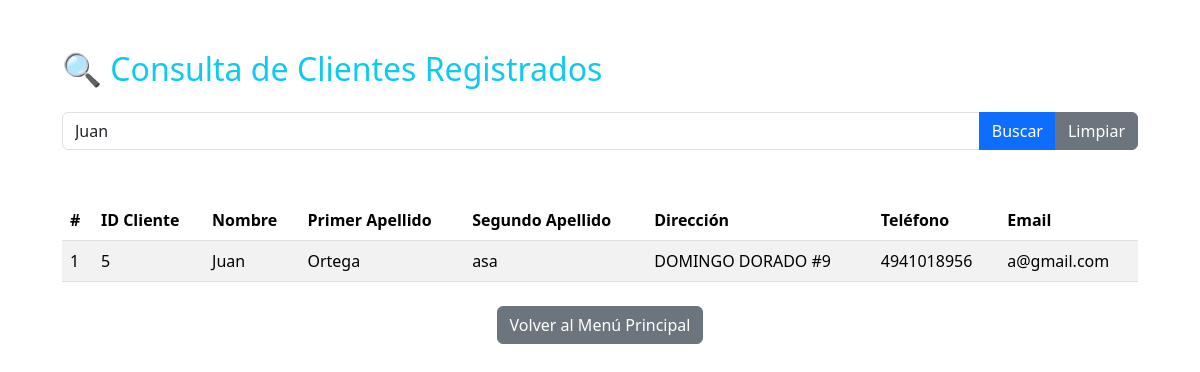
Page /0_proyecto_con_xamp/php/controllers/ABCC_Clientes/formularios/formulario_consultasCliente.php?busqueda=Juan (signed in) on the committed database.
### tables this page shows
CREATE TABLE `cliente` (
  `idCliente` int NOT NULL AUTO_INCREMENT,
  `Nombre` varchar(45) DEFAULT NULL,
  `Apellido1` varchar(45) DEFAULT NULL,
  `Apellido2` varchar(45) DEFAULT NULL,
  `Direccion` varchar(200) DEFAULT NULL,
  `Telefono` varchar(15) DEFAULT NULL,
  `Email` varchar(45) DEFAULT NULL,
  PRIMARY KEY (`idCliente`)
);

### 0_proyecto_con_xamp/php/database/conexion_bdd_autos_amistosos.php (called while the page is built, shortened)
<?php
class ConexionBDautosAmistosos {
    private static $instancia = null;
    private $conexion;
    private $host = "localhost";
    private $puerto = "3306";
    private $usuario = "dianita";
    private $password = "dianita";
    private $bd = "autos_amistosos";
    private function __construct() {
        $dsn = "mysql:host={$this->host};port={$this->puerto};dbname={$this->bd}";
        try {
            $this->conexion = new PDO($dsn, $this->usuario, $this->password);
            $this->conexion->setAttribute(PDO::ATTR_ERRMODE, PDO::ERRMODE_EXCEPTION);
        } catch (PDOException $e) {
            throw new Exception("Error en la conexión a la BD de Autos: " . $e->getMessage());
        }
    }
    public static function getInstancia(): ConexionBDautosAmistosos {
        if (self::$instancia === null) {
            self::$instancia = new self();
        }
        return self::$instancia;
    }
    public function getConexion(): PDO {
        return $this->conexion;
    }
}
?>

### 0_proyecto_con_xamp/php/controllers/ABCC_Clientes/clienteDAO.php (called while the page is built, shortened)
<?php
include_once(__DIR__ . '../../../database/conexion_bdd_autos_amistosos.php');
class ClienteDAO {
    private $conexion;
  public function __construct(){
    $instancia_singleton = ConexionBDautosAmistosos::getInstancia();
    $this->conexion = $instancia_singleton->getConexion();
}
    public function buscarClientes($termino) {
        $like_term = "%" . $termino . "%";
        $sql = "SELECT idCliente, Nombre, Apellido1, Apellido2, Direccion, Telefono, Email
                FROM Cliente
                WHERE Nombre LIKE ? OR Apellido1 LIKE ? OR Email LIKE ?";
        try {
            $stmt = $this->conexion->prepare($sql);
            $stmt->execute([$like_term, $like_term, $like_term]);
            return $stmt->fetchAll(PDO::FETCH_ASSOC);
        } catch (PDOException $e) {
            error_log("Error al buscar Clientes: " . $e->getMessage());
            return [];
        }
    }
}
?>

### 0_proyecto_con_xamp/php/controllers/ABCC_Clientes/formularios/formulario_consultasCliente.php (the view, shortened to what this page needs)
<?php
include_once('../clienteDAO.php');
$cliente_obj = new clienteDAO();
$termino_busqueda = $_GET['busqueda'] ?? '';
if (!empty($termino_busqueda)) {
    $datos = $cliente_obj->buscarClientes($termino_busqueda);
} else {
    $datos = $cliente_obj->obtenerTodos();
}
$num_filas = is_array($datos) ? count($datos) : 0;
$contador = 1;
?>
<!DOCTYPE html>
<html lang="es">
<head>
    <link href="https://cdn.jsdelivr.net/npm/bootstrap@5.3.3/dist/css/bootstrap.min.css" rel="stylesheet">
</head>
<body>
<div class="container">
    <h2 class="mb-4 text-info">🔍 Consulta de Clientes Registrados</h2>
    <form action="<?php echo htmlspecialchars($_SERVER["PHP_SELF"]); ?>" method="GET" class="mb-4">
        <div class="input-group">
            <input type="text" class="form-control" placeholder="Buscar por Nombre, Apellido o Email"
                    name="busqueda" value="<?php echo htmlspecialchars($termino_busqueda); ?>">
            <button class="btn btn-primary" type="submit">Buscar</button>
            <?php if (!empty($termino_busqueda)): ?>
                <a href="<?php echo htmlspecialchars($_SERVER["PHP_SELF"]); ?>" class="btn btn-secondary">Limpiar</a>
            <?php endif; ?>
        </div>
    </form>
    </div>
<div class="container">
    <?php
        if($num_filas == 0){
            echo "<div class='alert alert-info' role='alert'>No se encontraron registros de clientes.</div>";
        } else {
            echo '<table class="table table-striped table-hover">';
            echo '<thead>';
                echo '<tr>';
                echo '<th scope="col">#</th>';
                echo '<th scope="col">ID Cliente</th>';
                echo '<th scope="col">Nombre</th>';
                echo '<th scope="col">Primer Apellido</th>';
                echo '<th scope="col">Segundo Apellido</th>';
                echo '<th scope="col">Dirección</th>';
                echo '<th scope="col">Teléfono</th>';
                echo '<th scope="col">Email</th>';
                echo ' </tr>';
            echo '</thead>';
            echo '<tbody>';
            foreach($datos as $fila){
                printf(
                    "<tr>
                        <td> %s </td>
                        <td>%s</td>
                        <td>%s</td>
                        <td>%s</td>
                        <td>%s</td>
                        <td>%s</td>
                        <td>%s</td>
                        <td>%s</td>
                    </tr>",
                    $contador++,
                    $fila['idCliente'],
                    $fila['Nombre'],
                    $fila['Apellido1'],
                    $fila['Apellido2'],
                    $fila['Direccion'],
                    $fila['Telefono'],
                    $fila['Email']
                );
            }
            echo '</tbody>';
            echo '</table>';
        }
    ?>
    <div class="text-center mt-4">
        <a href="../../../../pages/Empleado_Vendedor/menuPrincipal_EV.php" class="btn btn-secondary">Volver al Menú Principal</a>
    </div>
</div>
</body>
</html>

### 0_proyecto_con_xamp/php/controllers/ABCC_Clientes/formularios/formulario_consultasCliente.php (style rules this page uses)
.container { max-width: 1100px; margin-top: 50px; }

### rows in the picture
cliente: idCliente "5", Nombre "Juan", Apellido1 "Ortega", Apellido2 "asa", Direccion "DOMINGO DORADO #9", Telefono "4941018956", Email "a@gmail.com"
